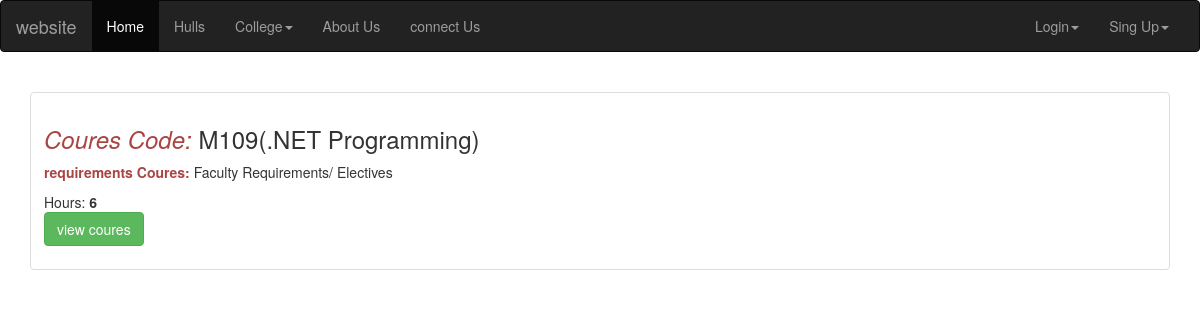
The app's page /coures.php?id=27 with its own data.
### tables this page shows
CREATE TABLE `course` (
  `course_id` int(11) NOT NULL,
  `course_code` varchar(50) NOT NULL,
  `reference_table_link` varchar(250) NOT NULL,
  `requirements_name` varchar(199) NOT NULL,
  `total_hours` int(11) NOT NULL,
  `section_id` int(11) NOT NULL
);

### coures.php (the view, shortened to what this page needs)
<?php
include 'init.php';
$id=isset($_GET['id'])&& is_numeric($_GET['id'])?intval($_GET['id']):0;
$sql="SELECT course.*,section.* from course
JOIN section ON
course.section_id=section.section_id
where section.section_id='{$id}' ";
$stmt=$con->prepare($sql);
$stmt->execute();
$row=$stmt->fetchall();
?>
<div class="container">
<div class="">
  <div class="">
  <?php foreach($row as $r):?>
  <div class="thumbnail">
      <div class="caption">
        <h3><i class="text-danger">Coures Code:</i> <?php echo $r['course_code'] ?></h3>
        <p><b class="text-danger"> requirements Coures:</b> <?php  echo $r['requirements_name']?></p>
        Hours: <strong><?php echo $r['total_hours'] ?></strong>
        <p><a href="<?php echo $r['reference_table_link']?>"  class="btn btn-success" role="button">view coures</a></p>
      </div>
    </div>
<?php endforeach;?>
  </div>
</div>
</div>

### records on screen
course: course_code "M109(.NET Programming)", requirements_name "Faculty Requirements/ Electives", total_hours "6"
